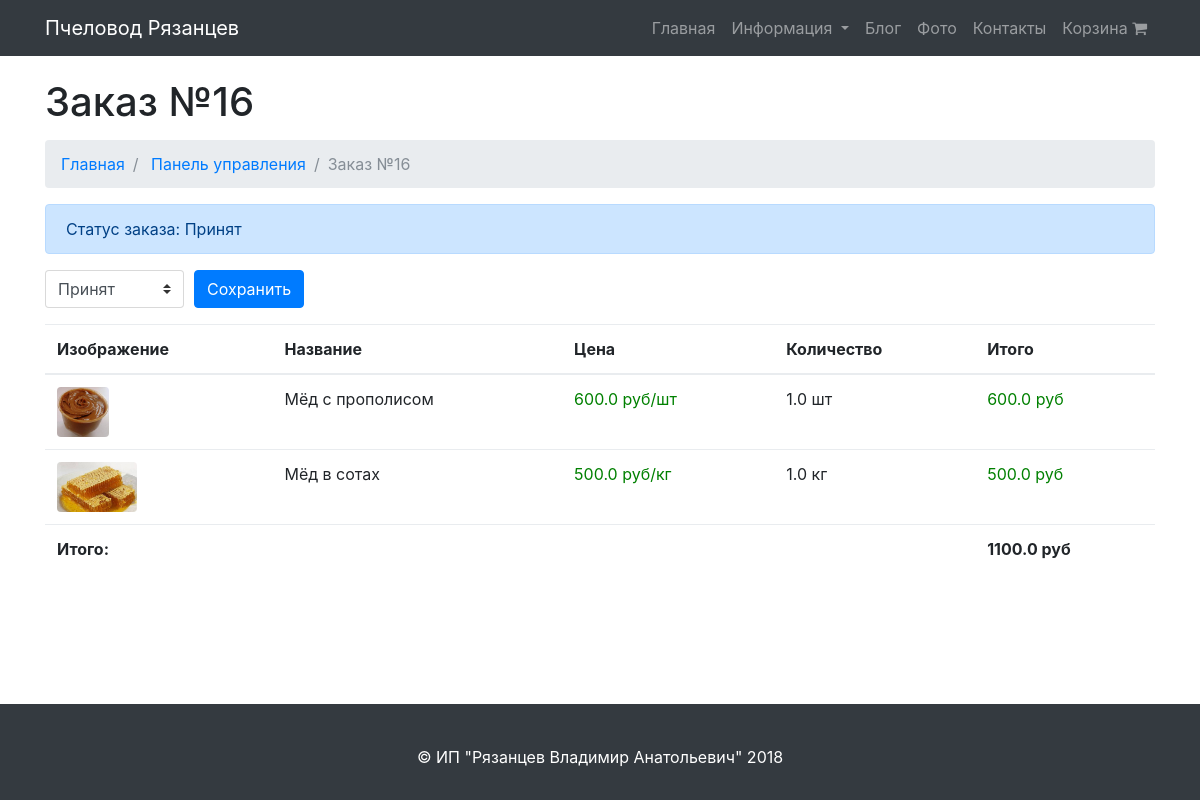
/control/order/16/, run on the app's committed database.
### store/models.py (models this page shows, shortened)
class Order(models.Model):
    accepted = 'Принят'
    execution = 'Исполнение'
    executed = 'Исполнен'
    canceled = 'Отменён'
    status_classifier = (
        (accepted, 'Принят'),
        (execution, 'Исполнение'),
        (executed, 'Исполнен'),
        (canceled, 'Отменён'),
    )
    uuid = models.UUIDField(default=uuid.uuid4, editable=False)
    email = models.EmailField(blank=True, null=True)
    phone = models.CharField(max_length=20)
    date = models.DateTimeField(default=timezone.now)
    status = models.CharField(max_length=10, choices=status_classifier, default=accepted)

class OrderItem(models.Model):
    product = models.ForeignKey(Product)
    quantity = models.FloatField()
    order = models.ForeignKey(Order)

class Product(models.Model):
    kg = u'кг'
    pcs = u'шт'
    measure_classifier = (
        (kg, 'кг'),
        (pcs, 'шт'),
    )
    photo = models.ImageField(upload_to="images")
    name = models.CharField(max_length=500)
    short_description = models.TextField()
    description = models.TextField()
    price = models.FloatField()
    measure = models.CharField(max_length=10, choices=measure_classifier, default=kg)
    in_stock = models.BooleanField(default=True)

### control_panel/views.py (the view)
# urls.py: url(r'^control/order/(?P<id>\d+)/$', views.control_order, name='control_order'),
def control_order(request, id):
    order = Order.objects.get(id=id)
    order_item_list = OrderItem.objects.filter(order=order)
    sum_order = 0
    for item in order_item_list:
        sum_order += item.quantity * item.product.price
    return render(
        request,
        "control_panel/order.html",
        {
            "order": order,
            "order_item_list": order_item_list,
            "sum_order": sum_order,
        }
    )

### store/templatetags/poll_extras.py (called while the page is built)
@register.filter
def mul(value, arg):
    try:
        value = float(value)
        arg = float(arg)
        if arg: return value * arg
    except:
        pass
    return ''

### templates/control_panel/order.html (shortened to what this page needs)
{% extends "base.html" %}
{% load poll_extras %}
{% block content %}
    <div class="container">
        <h1 class="mt-4 mb-3">Заказ №{{ order.id }}
        </h1>
        <ol class="breadcrumb">
            <li class="breadcrumb-item">
                <a href="{% url "index" %}">Главная</a>
            </li>
            <li class="breadcrumb-item">
                <a href="{% url "control" %}">Панель управления</a>
            </li>
            <li class="breadcrumb-item active">Заказ №{{ order.id }}</li>
        </ol>
        {% if order.status == 'Принят' or order.status == 'Исполнение' %}
            <div class="alert alert-primary" role="alert">
                Статус заказа: {{ order.status }}
            </div>
        {% elif order.status == 'Исполнен' %}
            <div class="alert alert-success" role="alert">
                Статус заказа: {{ order.status }}
            </div>
        {% elif order.status == 'Отменён' %}
            <div class="alert alert-danger" role="alert">
                Статус заказа: {{ order.status }}
            </div>
        {% endif %}
        <form action="{% url "change_order_status" id=order.id %}" method="post">
            <div class="input-group mb-3">
                <select name="status" class="custom-select" id="inputSelectStatus">
                    <option value="Принят" {% if order.status == 'Принят' %}selected{% endif %}>Принят</option>
                </select>
                <div class="input-group-append" style="margin-left: 10px">
                    <a>
                        <button class="btn btn-primary" type="submit">Сохранить</button>
                    </a>
                </div>
            </div>
        </form>
        <table class="table table-hover">
            <thead>
            <tr>
                <th>Изображение</th>
                <th>Название</th>
                <th>Цена</th>
                <th>Количество</th>
                <th>Итого</th>
            </tr>
            </thead>
            <tbody>
            {% for item in order_item_list %}
                <tr>
                    <td>
                        <a href="#">
                            <img height="50px" class="rounded mb-3 mb-md-0" src="{{ item.product.photo.url }}" alt="">
                        </a>
                    </td>
                    <td>{{ item.product.name }}</td>
                    <td><span style="color: green; ">{{ item.product.price }} руб/{{ item.product.measure }}</span></td>
                    <td>
                        {{ item.quantity }} {{ item.product.measure }}
                    </td>
                    <td>
                        <span style="color: green; ">{{ item.quantity|mul:item.product.price }} руб</span>
                    </td>
                </tr>
            {% endfor %}
            </tbody>
            <tfoot>
            <tr>
                <td><b>Итого:</b></td>
                <td></td>
                <td></td>
                <td></td>
                <td><b>{{ sum_order }} руб</b></td>
            </tr>
            </tfoot>
        </table>
    </div>
{% endblock %}

### static/css/modern-business.css (style rules this page uses)
body { padding-top: 54px; }
@media (min-width: 992px) { body { padding-top: 56px; } }

### static/css/style.css (style rules this page uses)
html { position: relative; min-height: 100%; }
body { margin-bottom: 100px; }

### data on the page
Order: id "16", status "Принят"
OrderItem: product.photo (picture), product.name "Мёд с прополисом", product.price "600.0", product.measure "шт", quantity "1.0", quantity|mul "600.0"
OrderItem: product.photo (picture), product.name "Мёд в сотах", product.price "500.0", product.measure "кг", quantity "1.0", quantity|mul "500.0"

### other printed values
{{ sum_order }} "1100.0"
